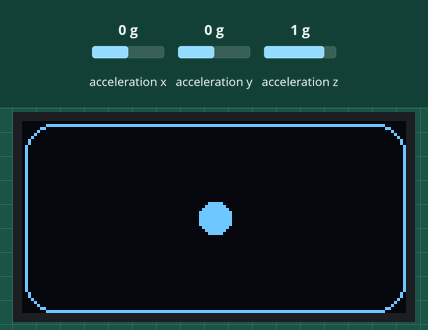
Bench run of a sketch on a simulated ESP8266 (NodeMCU). Shown: 128×64 one-colour display. Wiring (inferred from the names in the program): MPU-6050 motion sensor at I2C address 0x68. The inputs (shaded band) are chosen by the test bench; at power-on: acceleration x 0 g, acceleration y 0 g, acceleration z 1 g.

Above: at 1.2 s.
1.3 s: acceleration x set to -1.4 g
At 2.6 s:
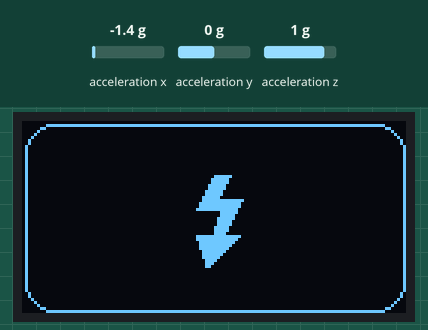
2.9 s: acceleration x set to 0 g
At 4.1 s:
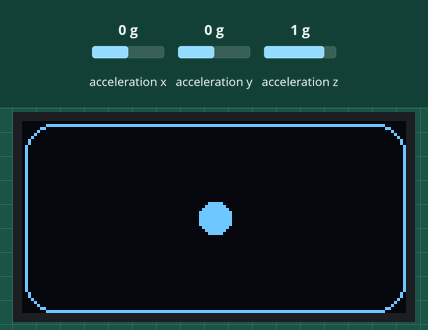
5.3 s: acceleration y set to -1.4 g
At 5.34 s:
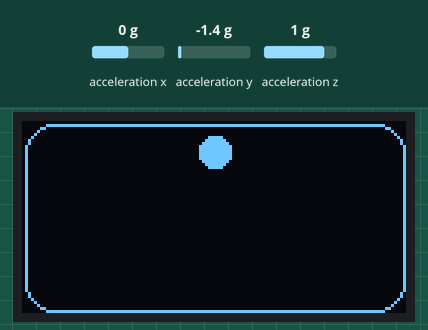
6.8 s: acceleration y set to 0.8 g
At 7.41 s:
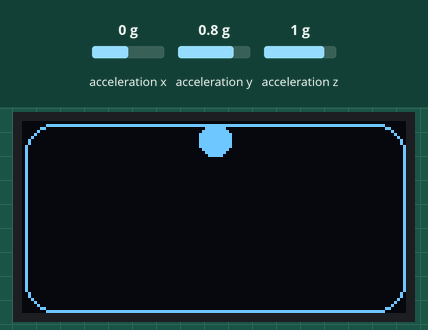
Timing chart, 0 to 9.8 s (numbered marks = the images above; inputs shaded):
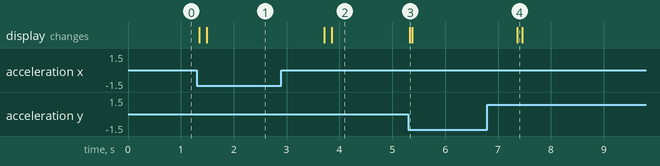

The sketch:

Sample-Accelerometer.ino
```cpp
// (licence header left out)
#include <Wire.h>
#include <U8g2lib.h>

#define ADDRESS 0x68  // IIC adressen for MPU6050

#define SDA D1        // IO port som SDA (MPU6050) er forbundet til
#define SCL D2        // IO port som SCL (MPU6050) er forbundet til

#define DC D4         // IO port som DC (OLED) er forbundet til
#define CS D8         // IO port som CD (OLED) er forbundet til

#define SAMPLES 20    // Antal samples som gennemsnit skal beregnes ud fra

int xSamples [SAMPLES] = {};
int ySamples [SAMPLES] = {};
int i,x,y = 0;
int16_t AcX,AcY;

U8G2_SH1106_128X64_NONAME_1_4W_HW_SPI u8g2(U8G2_R0, CS, DC, U8X8_PIN_NONE);

void UpdateDisplay(int PosX, int PosY) {

  u8g2.firstPage();

  do {

    u8g2.drawRFrame(1, 1, 127, 63, 10);
    u8g2.drawDisc(PosX, PosY, 5, U8G2_DRAW_ALL);

    if (PosX < 5 || PosX > 122 || PosY < 5 || PosY > 58) {
      u8g2.setFont(u8g2_font_open_iconic_embedded_4x_t);
      u8g2.drawGlyph(50, 50, 67);
    }

  } while ( u8g2.nextPage() );

}

void setup(){

  Wire.begin(SCL, SDA);
  Wire.beginTransmission(ADDRESS);
  Wire.write(0x6B);                    // Register for strømstyring
  Wire.write(0);                       // Angiv at MPU6050 skal aktiveres
  Wire.endTransmission(true);
  Serial.begin(9600);
  u8g2.begin();

}

void loop(){

  Wire.beginTransmission(ADDRESS);
  Wire.write(0x3B);          // Register for accelerometer X-akse high-byte output
  Wire.endTransmission(false);
  Wire.requestFrom(ADDRESS, 4, true);  // Vi udlæser 4 registre
  AcX=Wire.read()<<8|Wire.read();      // 0x3B (ACCEL_XOUT_H) & 0x3C (ACCEL_XOUT_L)
  AcY=Wire.read()<<8|Wire.read();      // 0x3D (ACCEL_YOUT_H) & 0x3E (ACCEL_YOUT_L)

  if (i < SAMPLES) {
    i++;
  } else {
    i = 1;
  }

  xSamples[i - 1] = AcX / 50 ;
  ySamples[i - 1] = AcY / 50;

  x = 0;
  y = 0;

  for (int j = 1; j <= SAMPLES; j++) {
    x = x + xSamples[j - 1];
    y = y + ySamples[j - 1];
  }

  x = (128 / 2) + (x / SAMPLES);
  y = (64 / 2) + (y / SAMPLES);

  UpdateDisplay(x, y);

  delay(20);

}
```

Measured:
- after the input at 1.3 s, the display: first changes after 0.05 s (image 1 shows a later state)
- after the input at 2.9 s, the display: first changes after 0.81 s (image 2 shows a later state)
- after the input at 5.3 s, the display: changes at once (image 3)
- after the input at 6.8 s, the display: changes after 0.57 s (image 4)
